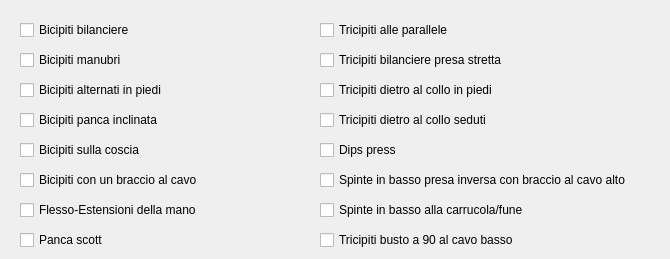
      <widget class="QWidget" name="tab_9">
       <attribute name="title">
        <string>Bicipiti/Tricipiti</string>
       </attribute>
       <widget class="QCheckBox" name="checkBox_95">
        <property name="geometry">
         <rect>
          <x>320</x>
          <y>140</y>
          <width>121</width>
          <height>20</height>
         </rect>
        </property>
        <property name="text">
         <string>Dips press</string>
        </property>
       </widget>
       <widget class="QCheckBox" name="checkBox_86">
        <property name="geometry">
         <rect>
          <x>20</x>
          <y>170</y>
          <width>211</width>
          <height>20</height>
         </rect>
        </property>
        <property name="text">
         <string>Bicipiti con un braccio al cavo</string>
        </property>
       </widget>
       <widget class="QCheckBox" name="checkBox_82">
        <property name="geometry">
         <rect>
          <x>20</x>
          <y>20</y>
          <width>281</width>
          <height>20</height>
         </rect>
        </property>
        <property name="text">
         <string>Bicipiti bilanciere</string>
        </property>
       </widget>
       <widget class="QCheckBox" name="checkBox_87">
        <property name="geometry">
         <rect>
          <x>320</x>
          <y>80</y>
          <width>271</width>
          <height>20</height>
         </rect>
        </property>
        <property name="text">
         <string>Tricipiti dietro al collo in piedi</string>
        </property>
       </widget>
       <widget class="QCheckBox" name="checkBox_83">
        <property name="geometry">
         <rect>
          <x>320</x>
          <y>50</y>
          <width>281</width>
          <height>20</height>
         </rect>
        </property>
        <property name="text">
         <string>Tricipiti bilanciere presa stretta</string>
        </property>
       </widget>
       <widget class="QCheckBox" name="checkBox_51">
        <property name="geometry">
         <rect>
          <x>320</x>
          <y>170</y>
          <width>341</width>
          <height>20</height>
         </rect>
        </property>
        <property name="text">
         <string>Spinte in basso presa inversa con braccio al cavo alto</string>
        </property>
       </widget>
       <widget class="QCheckBox" name="checkBox_91">
        <property name="geometry">
         <rect>
          <x>20</x>
          <y>50</y>
          <width>281</width>
          <height>20</height>
         </rect>
        </property>
        <property name="text">
         <string>Bicipiti manubri</string>
        </property>
       </widget>
       <widget class="QCheckBox" name="checkBox_93">
        <property name="geometry">
         <rect>
          <x>320</x>
          <y>230</y>
          <width>231</width>
          <height>20</height>
         </rect>
        </property>
        <property name="text">
         <string>Tricipiti busto a 90 al cavo basso</string>
        </property>
       </widget>
       <widget class="QCheckBox" name="checkBox_94">
        <property name="geometry">
         <rect>
          <x>20</x>
          <y>80</y>
          <width>271</width>
          <height>20</height>
         </rect>
        </property>
        <property name="text">
         <string>Bicipiti alternati in piedi</string>
        </property>
       </widget>
       <widget class="QCheckBox" name="checkBox_90">
        <property name="geometry">
         <rect>
          <x>320</x>
          <y>200</y>
          <width>271</width>
          <height>20</height>
         </rect>
        </property>
        <property name="text">
         <string>Spinte in basso alla carrucola/fune</string>
        </property>
       </widget>
       <widget class="QCheckBox" name="checkBox_92">
        <property name="geometry">
         <rect>
          <x>20</x>
          <y>230</y>
          <width>201</width>
          <height>20</height>
         </rect>
        </property>
        <property name="text">
         <string>Panca scott</string>
        </property>
       </widget>
       <widget class="QCheckBox" name="checkBox_84">
        <property name="geometry">
         <rect>
          <x>20</x>
          <y>110</y>
          <width>281</width>
          <height>20</height>
         </rect>
        </property>
        <property name="text">
         <string>Bicipiti panca inclinata</string>
        </property>
       </widget>
       <widget class="QCheckBox" name="checkBox_64">
        <property name="geometry">
         <rect>
          <x>20</x>
          <y>200</y>
          <width>201</width>
          <height>20</height>
         </rect>
        </property>
        <property name="text">
         <string>Flesso-Estensioni della mano</string>
        </property>
       </widget>
       <widget class="QCheckBox" name="checkBox_73">
        <property name="geometry">
         <rect>
          <x>20</x>
          <y>140</y>
          <width>161</width>
          <height>20</height>
         </rect>
        </property>
        <property name="text">
         <string>Bicipiti sulla coscia</string>
        </property>
       </widget>
       <widget class="QCheckBox" name="checkBox_78">
        <property name="geometry">
         <rect>
          <x>320</x>
          <y>110</y>
          <width>281</width>
          <height>20</height>
         </rect>
        </property>
        <property name="text">
         <string>Tricipiti dietro al collo seduti</string>
        </property>
       </widget>
       <widget class="QCheckBox" name="checkBox_89">
        <property name="geometry">
         <rect>
          <x>320</x>
          <y>20</y>
          <width>281</width>
          <height>20</height>
         </rect>
        </property>
        <property name="text">
         <string>Tricipiti alle parallele</string>
        </property>
       </widget>
      </widget>
